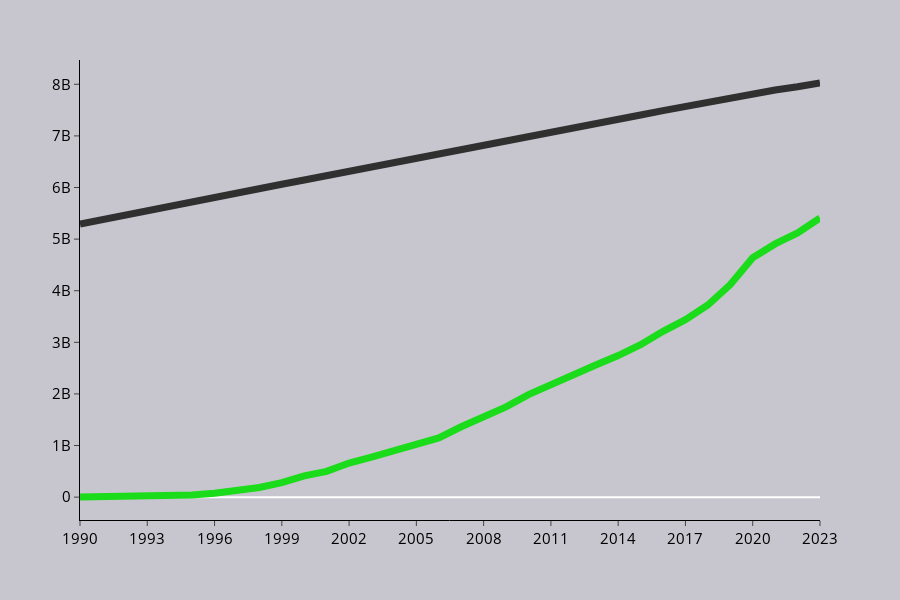

Notebook cell for this chart:
### Markdown cell above
### 2.1.3. Create viz

### Code cell
fig1 = px.line(
    viz1,
    x="Year",
    y=['Population, total', "Individuals using the Internet"],
    color_discrete_map={
        'Population, total': '#303030',
        'Individuals using the Internet': '#1adc1b'
    }
)

fig1.update_layout(
    paper_bgcolor='#c7c5cd',
    plot_bgcolor='#c7c5cd',
    width=900,
    height=600,
    xaxis=dict(
        showline=True,
        linecolor='black',
        showgrid=False,
        zeroline=False,
        ticks="outside",
        dtick=3,
        tickfont=dict(size=15, color='black'),
        title=None
    ),
    yaxis=dict(
        showline=True,
        linecolor='black',
        showgrid=False,
        range=[0, None],
        ticks="outside",
        tickfont=dict(size=15, color='black'),
        title=None
    ),
    showlegend=False
)

fig1.update_traces(line=dict(width=7))

fig1.show()

# Export the figure to an image (ensures fixed layout)
pio.write_image(fig1, "viz1/viz1_capstone_NMN.svg", width=900, height=600)

### Figure 1 — Plotly figure (JSON) as saved in the notebook; plotly's stock layout.template omitted (floating-point values rounded to 4 significant figures)
{"data": [{"hovertemplate": "variable=Population, total<br>Year=%{x}<br>value=%{y}<extra></extra>", "legendgroup": "Population, total", "line": {"color": "#303030", "dash": "solid", "width": 7}, "marker": {"symbol": "circle"}, "mode": "lines", "name": "Population, total", "orientation": "v", "showlegend": true, "type": "scatter", "x": ["1990", "1991", "1992", "1993", "1994", "1995", "1996", "1997", "1998", "1999", "2000", "2001", "2002", "2003", "2004", "2005", "2006", "2007", "2008", "2009", "2010", "2011", "2012", "2013", "2014", "2015", "2016", "2017", "2018", "2019", "2020", "2021", "2022", "2023"], "xaxis": "x", "y": [5293498452, 5382640911, 5470271607, 5556732311, 5642156981, 5726848893, 5811694918, 5896174827, 5979851049, 6062415429, 6144444748, 6226487141, 6308284566, 6389592840, 6471033757, 6552787172, 6635162568, 6717583637, 6801421733, 6885608628, 6969894715, 7053988749, 7141430933, 7229458453, 7317304568, 7404251118, 7490956237, 7577110140, 7661177849, 7742724795, 7821271846, 7888963821, 7951595433, 8024997028], "yaxis": "y"}, {"hovertemplate": "variable=Individuals using the Internet<br>Year=%{x}<br>value=%{y}<extra></extra>", "legendgroup": "Individuals using the Internet", "line": {"color": "#1adc1b", "dash": "solid", "width": 7}, "marker": {"symbol": "circle"}, "mode": "lines", "name": "Individuals using the Internet", "orientation": "v", "showlegend": true, "type": "scatter", "x": ["1990", "1991", "1992", "1993", "1994", "1995", "1996", "1997", "1998", "1999", "2000", "2001", "2002", "2003", "2004", "2005", "2006", "2007", "2008", "2009", "2010", "2011", "2012", "2013", "2014", "2015", "2016", "2017", "2018", "2019", "2020", "2021", "2022", "2023"], "xaxis": "x", "y": [2584534, 4242087, 6848032, 9946922, 20340436, 39119077, 77096036, 120440990, 187801982, 280865813, 412924385, 499529309, 660988923, 777048936, 908367065, 1022234799, 1147883124, 1363669478, 1550724155, 1748944592, 1986419994, 2186736512, 2392379363, 2559228292, 2743989213, 2954296196, 3213620226, 3440008004, 3723332435, 4119129591, 4638014205, 4906935497, 5120827459, 5408847997], "yaxis": "y"}], "layout": {"height": 600, "legend": {"title": {"text": "variable"}, "tracegroupgap": 0}, "margin": {"t": 60}, "paper_bgcolor": "#c7c5cd", "plot_bgcolor": "#c7c5cd", "showlegend": false, "width": 900, "xaxis": {"anchor": "y", "domain": [0, 1], "dtick": 3, "linecolor": "black", "showgrid": false, "showline": true, "tickfont": {"color": "black", "size": 15}, "ticks": "outside", "title": {}, "zeroline": false}, "yaxis": {"anchor": "x", "domain": [0, 1], "linecolor": "black", "range": [0, null], "showgrid": false, "showline": true, "tickfont": {"color": "black", "size": 15}, "ticks": "outside", "title": {}}}}
